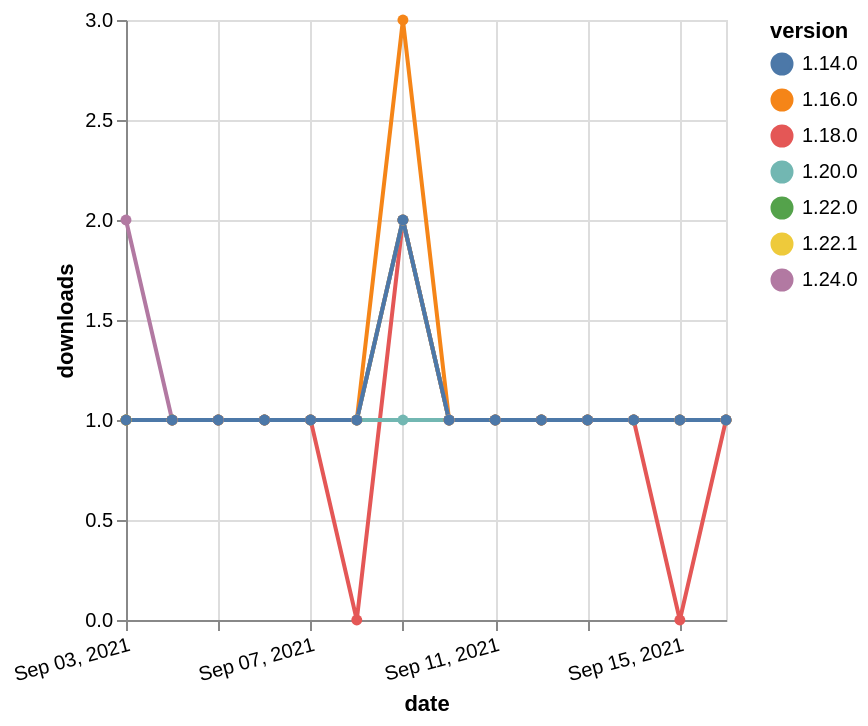

Describe this chart as a Vega-Lite specification.
### Vega-Lite specification from a JSON file in a GitHub repository (floating-point values rounded to 4 significant figures)
{"$schema": "https://vega.github.io/schema/vega-lite/v5.json", "description": "A simple bar chart with embedded data.", "data": {"values": [{"date": "2021-09-03", "total": 175, "delta": 1, "version": "1.18.0"}, {"date": "2021-09-04", "total": 176, "delta": 1, "version": "1.18.0"}, {"date": "2021-09-05", "total": 177, "delta": 1, "version": "1.18.0"}, {"date": "2021-09-06", "total": 178, "delta": 1, "version": "1.18.0"}, {"date": "2021-09-07", "total": 179, "delta": 1, "version": "1.18.0"}, {"date": "2021-09-08", "total": 179, "delta": 0, "version": "1.18.0"}, {"date": "2021-09-09", "total": 181, "delta": 2, "version": "1.18.0"}, {"date": "2021-09-10", "total": 182, "delta": 1, "version": "1.18.0"}, {"date": "2021-09-11", "total": 183, "delta": 1, "version": "1.18.0"}, {"date": "2021-09-12", "total": 184, "delta": 1, "version": "1.18.0"}, {"date": "2021-09-13", "total": 185, "delta": 1, "version": "1.18.0"}, {"date": "2021-09-14", "total": 186, "delta": 1, "version": "1.18.0"}, {"date": "2021-09-15", "total": 186, "delta": 0, "version": "1.18.0"}, {"date": "2021-09-16", "total": 187, "delta": 1, "version": "1.18.0"}, {"date": "2021-09-03", "total": 132, "delta": 1, "version": "1.22.0"}, {"date": "2021-09-04", "total": 133, "delta": 1, "version": "1.22.0"}, {"date": "2021-09-05", "total": 134, "delta": 1, "version": "1.22.0"}, {"date": "2021-09-06", "total": 135, "delta": 1, "version": "1.22.0"}, {"date": "2021-09-07", "total": 136, "delta": 1, "version": "1.22.0"}, {"date": "2021-09-08", "total": 137, "delta": 1, "version": "1.22.0"}, {"date": "2021-09-09", "total": 139, "delta": 2, "version": "1.22.0"}, {"date": "2021-09-10", "total": 140, "delta": 1, "version": "1.22.0"}, {"date": "2021-09-11", "total": 141, "delta": 1, "version": "1.22.0"}, {"date": "2021-09-12", "total": 142, "delta": 1, "version": "1.22.0"}, {"date": "2021-09-13", "total": 143, "delta": 1, "version": "1.22.0"}, {"date": "2021-09-14", "total": 144, "delta": 1, "version": "1.22.0"}, {"date": "2021-09-15", "total": 145, "delta": 1, "version": "1.22.0"}, {"date": "2021-09-16", "total": 146, "delta": 1, "version": "1.22.0"}, {"date": "2021-09-03", "total": 121, "delta": 1, "version": "1.22.1"}, {"date": "2021-09-04", "total": 122, "delta": 1, "version": "1.22.1"}, {"date": "2021-09-05", "total": 123, "delta": 1, "version": "1.22.1"}, {"date": "2021-09-06", "total": 124, "delta": 1, "version": "1.22.1"}, {"date": "2021-09-07", "total": 125, "delta": 1, "version": "1.22.1"}, {"date": "2021-09-08", "total": 126, "delta": 1, "version": "1.22.1"}, {"date": "2021-09-09", "total": 128, "delta": 2, "version": "1.22.1"}, {"date": "2021-09-10", "total": 129, "delta": 1, "version": "1.22.1"}, {"date": "2021-09-11", "total": 130, "delta": 1, "version": "1.22.1"}, {"date": "2021-09-12", "total": 131, "delta": 1, "version": "1.22.1"}, {"date": "2021-09-13", "total": 132, "delta": 1, "version": "1.22.1"}, {"date": "2021-09-14", "total": 133, "delta": 1, "version": "1.22.1"}, {"date": "2021-09-15", "total": 134, "delta": 1, "version": "1.22.1"}, {"date": "2021-09-16", "total": 135, "delta": 1, "version": "1.22.1"}, {"date": "2021-09-03", "total": 144, "delta": 1, "version": "1.20.0"}, {"date": "2021-09-04", "total": 145, "delta": 1, "version": "1.20.0"}, {"date": "2021-09-05", "total": 146, "delta": 1, "version": "1.20.0"}, {"date": "2021-09-06", "total": 147, "delta": 1, "version": "1.20.0"}, {"date": "2021-09-07", "total": 148, "delta": 1, "version": "1.20.0"}, {"date": "2021-09-08", "total": 149, "delta": 1, "version": "1.20.0"}, {"date": "2021-09-09", "total": 150, "delta": 1, "version": "1.20.0"}, {"date": "2021-09-10", "total": 151, "delta": 1, "version": "1.20.0"}, {"date": "2021-09-11", "total": 152, "delta": 1, "version": "1.20.0"}, {"date": "2021-09-12", "total": 153, "delta": 1, "version": "1.20.0"}, {"date": "2021-09-13", "total": 154, "delta": 1, "version": "1.20.0"}, {"date": "2021-09-14", "total": 155, "delta": 1, "version": "1.20.0"}, {"date": "2021-09-15", "total": 156, "delta": 1, "version": "1.20.0"}, {"date": "2021-09-16", "total": 157, "delta": 1, "version": "1.20.0"}, {"date": "2021-09-03", "total": 285, "delta": 1, "version": "1.16.0"}, {"date": "2021-09-04", "total": 286, "delta": 1, "version": "1.16.0"}, {"date": "2021-09-05", "total": 287, "delta": 1, "version": "1.16.0"}, {"date": "2021-09-06", "total": 288, "delta": 1, "version": "1.16.0"}, {"date": "2021-09-07", "total": 289, "delta": 1, "version": "1.16.0"}, {"date": "2021-09-08", "total": 290, "delta": 1, "version": "1.16.0"}, {"date": "2021-09-09", "total": 293, "delta": 3, "version": "1.16.0"}, {"date": "2021-09-10", "total": 294, "delta": 1, "version": "1.16.0"}, {"date": "2021-09-11", "total": 295, "delta": 1, "version": "1.16.0"}, {"date": "2021-09-12", "total": 296, "delta": 1, "version": "1.16.0"}, {"date": "2021-09-13", "total": 297, "delta": 1, "version": "1.16.0"}, {"date": "2021-09-14", "total": 298, "delta": 1, "version": "1.16.0"}, {"date": "2021-09-15", "total": 299, "delta": 1, "version": "1.16.0"}, {"date": "2021-09-16", "total": 300, "delta": 1, "version": "1.16.0"}, {"date": "2021-09-03", "total": 115, "delta": 2, "version": "1.24.0"}, {"date": "2021-09-04", "total": 116, "delta": 1, "version": "1.24.0"}, {"date": "2021-09-05", "total": 117, "delta": 1, "version": "1.24.0"}, {"date": "2021-09-06", "total": 118, "delta": 1, "version": "1.24.0"}, {"date": "2021-09-07", "total": 119, "delta": 1, "version": "1.24.0"}, {"date": "2021-09-08", "total": 120, "delta": 1, "version": "1.24.0"}, {"date": "2021-09-09", "total": 122, "delta": 2, "version": "1.24.0"}, {"date": "2021-09-10", "total": 123, "delta": 1, "version": "1.24.0"}, {"date": "2021-09-11", "total": 124, "delta": 1, "version": "1.24.0"}, {"date": "2021-09-12", "total": 125, "delta": 1, "version": "1.24.0"}, {"date": "2021-09-13", "total": 126, "delta": 1, "version": "1.24.0"}, {"date": "2021-09-14", "total": 127, "delta": 1, "version": "1.24.0"}, {"date": "2021-09-15", "total": 128, "delta": 1, "version": "1.24.0"}, {"date": "2021-09-16", "total": 129, "delta": 1, "version": "1.24.0"}, {"date": "2021-09-03", "total": 215, "delta": 1, "version": "1.14.0"}, {"date": "2021-09-04", "total": 216, "delta": 1, "version": "1.14.0"}, {"date": "2021-09-05", "total": 217, "delta": 1, "version": "1.14.0"}, {"date": "2021-09-06", "total": 218, "delta": 1, "version": "1.14.0"}, {"date": "2021-09-07", "total": 219, "delta": 1, "version": "1.14.0"}, {"date": "2021-09-08", "total": 220, "delta": 1, "version": "1.14.0"}, {"date": "2021-09-09", "total": 222, "delta": 2, "version": "1.14.0"}, {"date": "2021-09-10", "total": 223, "delta": 1, "version": "1.14.0"}, {"date": "2021-09-11", "total": 224, "delta": 1, "version": "1.14.0"}, {"date": "2021-09-12", "total": 225, "delta": 1, "version": "1.14.0"}, {"date": "2021-09-13", "total": 226, "delta": 1, "version": "1.14.0"}, {"date": "2021-09-14", "total": 227, "delta": 1, "version": "1.14.0"}, {"date": "2021-09-15", "total": 228, "delta": 1, "version": "1.14.0"}, {"date": "2021-09-16", "total": 229, "delta": 1, "version": "1.14.0"}]}, "width": "container", "mark": {"type": "line", "point": {"filled": true}}, "encoding": {"x": {"field": "date", "type": "temporal", "timeUnit": "yearmonthdate", "title": "date", "axis": {"labelAngle": -15}}, "y": {"field": "delta", "type": "quantitative", "title": "downloads"}, "color": {"field": "version", "type": "nominal"}, "tooltip": {"field": "delta"}}}
